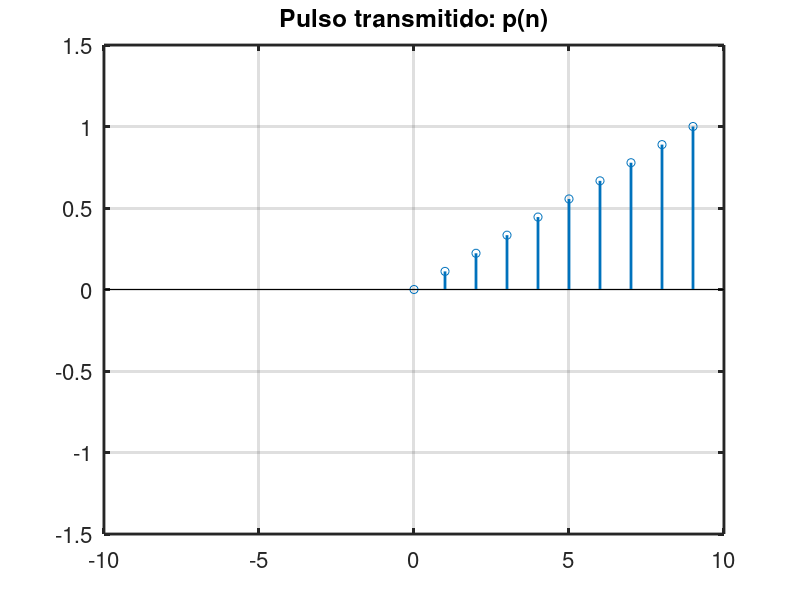
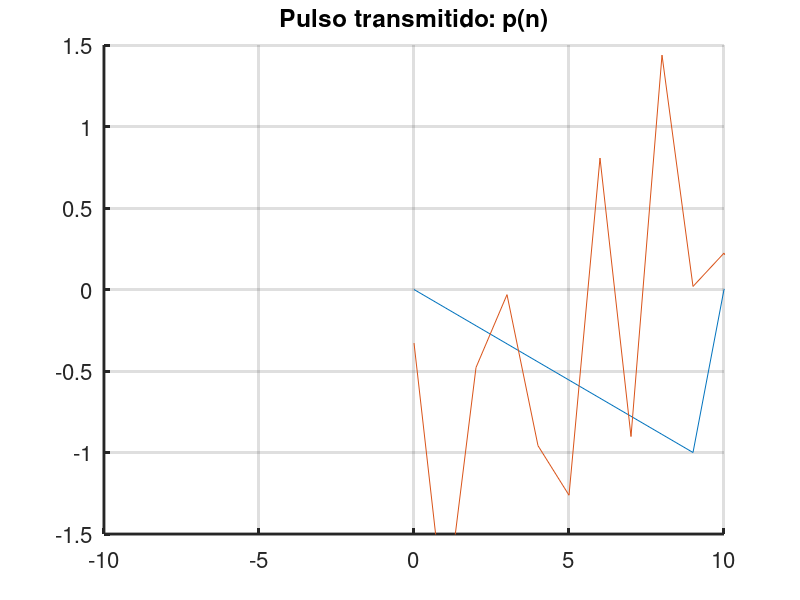

Here is the MATLAB script that generated these plots, in order:
%%%%%%           SISTEMA DE TRANSMISION BANDA BASE         %%%%%%

clear all;
close all;

%=================== Parametros ==================================
N=10;		 % Periodo de simbolo
L=5000;		 % Numero de bits a transmitir
tipopulso=5; % 1: pulso rectangular 
EbNo=3;    % EbNo en dB        


%=================== Generacion del pulso =========================
m=0:N*L-1;

if tipopulso == 1  %pulso rectangular
  n=0:N-1;
  pulso=ones(1,N); 
elseif tipopulso == 2 %escriba un elseif por cda tipo
  n=0:N-1;
  pulso=[ones(1,N/2) zeros(1,N/2)];
elseif tipopulso == 3
  n=0:N-1;
  pulso=[ones(1,N/2) ones(1,N/2)*-1];
elseif tipopulso == 4
  n=0:N-1;
  pulso=(1/N*n);
elseif tipopulso == 5
  n=0:N-1;
  pulso=n/(N-1);
end

%=================== Calculo de la energia del pulso =============
Ep = 0;
for i=1:N
  Ep = Ep + (pulso(i)*pulso(i));
end
Ep
%=================== Generacion de la senal (modulacion) =========rand
bits=rand(1,L) < 0.5; %genera 0 y 1 a partir de un vector de numeros 
                      %aleatorios con distribucion uniforme
array=[];

for k=1:L
  if(bits(k)==0)
    array=[array pulso];
  else
    array=[array pulso*-1];
  end
end

%=================== Generar el ruido ============================

EbNo=10^(EbNo/10);
Eb=Ep;
No=Eb/EbNo;
ruido=sqrt(No/2)*randn(1,N*L);
s_rec=array+ruido;

pulsoinv = pulso(N:-1:1);

ind = 1;
for k = 1:N:L*N-1
s_conv = conv(s_rec(k:k+N-1),pulsoinv);
s_muest = s_conv(N);
bits_rec(ind) = s_muest <= 0;
ind = ind + 1;
end;


%Probabilidad de error real

pe_real = mean(bits_rec ~= bits)
pe_teo = erfc(sqrt(EbNo))/2

%=================== Representacion grafica ===================
figure(1)
stem(n,pulso,'linewidth',2);
axis([-N N -1.5 1.5]);
set(gca, "linewidth", 2, "fontsize", 16);
title('Pulso transmitido: p(n)');
grid;

figure(2)
hold on
%stem(m,s_rec,'linewidth',2);
plot(m,array);
plot(m,s_rec);
axis([-N N -1.5 1.5]);
set(gca, "linewidth", 2, "fontsize", 16);
title('Pulso transmitido: p(n)');
grid;